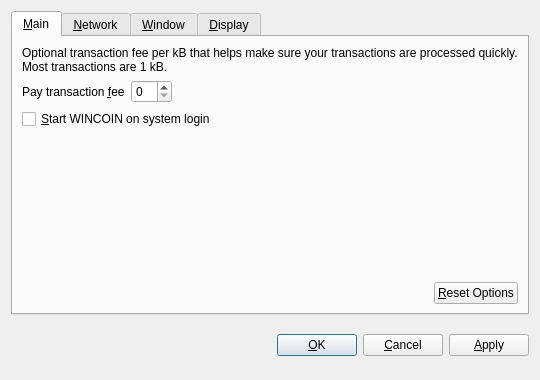
<?xml version="1.0" encoding="UTF-8"?>
<ui version="4.0">
 <class>OptionsDialog</class>
 <widget class="QDialog" name="OptionsDialog">
  <property name="geometry">
   <rect>
    <x>0</x>
    <y>0</y>
    <width>540</width>
    <height>380</height>
   </rect>
  </property>
  <property name="windowTitle">
   <string>Options</string>
  </property>
  <property name="modal">
   <bool>true</bool>
  </property>
  <layout class="QVBoxLayout" name="verticalLayout">
   <item>
    <widget class="QTabWidget" name="tabWidget">
     <property name="tabPosition">
      <enum>QTabWidget::North</enum>
     </property>
     <property name="currentIndex">
      <number>0</number>
     </property>
     <widget class="QWidget" name="tabMain">
      <attribute name="title">
       <string>&amp;Main</string>
      </attribute>
      <layout class="QVBoxLayout" name="verticalLayout_Main">
       <item>
        <widget class="QLabel" name="transactionFeeInfoLabel">
         <property name="text">
          <string>Optional transaction fee per kB that helps make sure your transactions are processed quickly. Most transactions are 1 kB.</string>
         </property>
         <property name="textFormat">
          <enum>Qt::PlainText</enum>
         </property>
         <property name="wordWrap">
          <bool>true</bool>
         </property>
        </widget>
       </item>
       <item>
        <layout class="QHBoxLayout" name="horizontalLayout_1_Main">
         <item>
          <widget class="QLabel" name="transactionFeeLabel">
           <property name="text">
            <string>Pay transaction &amp;fee</string>
           </property>
           <property name="textFormat">
            <enum>Qt::PlainText</enum>
           </property>
           <property name="buddy">
            <cstring>transactionFee</cstring>
           </property>
          </widget>
         </item>
         <item>
          <widget class="BitcoinAmountField" name="transactionFee"/>
         </item>
         <item>
          <spacer name="horizontalSpacer_1_Main">
           <property name="orientation">
            <enum>Qt::Horizontal</enum>
           </property>
           <property name="sizeHint" stdset="0">
            <size>
             <width>40</width>
             <height>20</height>
            </size>
           </property>
          </spacer>
         </item>
        </layout>
       </item>
       <item>
        <widget class="QCheckBox" name="bitcoinAtStartup">
         <property name="toolTip">
          <string>Automatically start WINCOIN after logging in to the system.</string>
         </property>
         <property name="text">
          <string>&amp;Start WINCOIN on system login</string>
         </property>
        </widget>
       </item>
       <item>
        <spacer name="verticalSpacer_Main">
         <property name="orientation">
          <enum>Qt::Vertical</enum>
         </property>
         <property name="sizeHint" stdset="0">
          <size>
           <width>20</width>
           <height>40</height>
          </size>
         </property>
        </spacer>
       </item>
       <item>
        <layout class="QHBoxLayout" name="horizontalLayout_2_Main">
         <item>
          <spacer name="horizontalSpacer_2_Main">
           <property name="orientation">
            <enum>Qt::Horizontal</enum>
           </property>
           <property name="sizeHint" stdset="0">
            <size>
             <width>40</width>
             <height>20</height>
            </size>
           </property>
          </spacer>
         </item>
         <item>
          <widget class="QPushButton" name="resetButton">
           <property name="toolTip">
            <string>Reset all client options to default.</string>
           </property>
           <property name="text">
            <string>&amp;Reset Options</string>
           </property>
           <property name="autoDefault">
            <bool>false</bool>
           </property>
          </widget>
         </item>
        </layout>
       </item>
      </layout>
     </widget>
     <widget class="QWidget" name="tabNetwork">
      <attribute name="title">
       <string>&amp;Network</string>
      </attribute>
      <layout class="QVBoxLayout" name="verticalLayout_Network">
       <item>
        <widget class="QCheckBox" name="mapPortUpnp">
         <property name="toolTip">
          <string>Automatically open the WINCOIN client port on the router. This only works when your router supports UPnP and it is enabled.</string>
         </property>
         <property name="text">
          <string>Map port using &amp;UPnP</string>
         </property>
        </widget>
       </item>
       <item>
        <widget class="QCheckBox" name="connectSocks">
         <property name="toolTip">
          <string>Connect to the WINCOIN network through a SOCKS proxy (e.g. when connecting through Tor).</string>
         </property>
         <property name="text">
          <string>&amp;Connect through SOCKS proxy:</string>
         </property>
        </widget>
       </item>
       <item>
        <layout class="QHBoxLayout" name="horizontalLayout_Network">
         <item>
          <widget class="QLabel" name="proxyIpLabel">
           <property name="text">
            <string>Proxy &amp;IP:</string>
           </property>
           <property name="textFormat">
            <enum>Qt::PlainText</enum>
           </property>
           <property name="buddy">
            <cstring>proxyIp</cstring>
           </property>
          </widget>
         </item>
         <item>
          <widget class="QValidatedLineEdit" name="proxyIp">
           <property name="maximumSize">
            <size>
             <width>140</width>
             <height>16777215</height>
            </size>
           </property>
           <property name="toolTip">
            <string>IP address of the proxy (e.g. 127.0.0.1)</string>
           </property>
          </widget>
         </item>
         <item>
          <widget class="QLabel" name="proxyPortLabel">
           <property name="text">
            <string>&amp;Port:</string>
           </property>
           <property name="textFormat">
            <enum>Qt::PlainText</enum>
           </property>
           <property name="buddy">
            <cstring>proxyPort</cstring>
           </property>
          </widget>
         </item>
         <item>
          <widget class="QLineEdit" name="proxyPort">
           <property name="maximumSize">
            <size>
             <width>55</width>
             <height>16777215</height>
            </size>
           </property>
           <property name="toolTip">
            <string>Port of the proxy (e.g. 9050)</string>
           </property>
          </widget>
         </item>
         <item>
          <widget class="QLabel" name="socksVersionLabel">
           <property name="text">
            <string>SOCKS &amp;Version:</string>
           </property>
           <property name="textFormat">
            <enum>Qt::PlainText</enum>
           </property>
           <property name="buddy">
            <cstring>socksVersion</cstring>
           </property>
          </widget>
         </item>
         <item>
          <widget class="QValueComboBox" name="socksVersion">
           <property name="toolTip">
            <string>SOCKS version of the proxy (e.g. 5)</string>
           </property>
          </widget>
         </item>
         <item>
          <spacer name="horizontalSpacer_Network">
           <property name="orientation">
            <enum>Qt::Horizontal</enum>
           </property>
           <property name="sizeHint" stdset="0">
            <size>
             <width>40</width>
             <height>20</height>
            </size>
           </property>
          </spacer>
         </item>
        </layout>
       </item>
       <item>
        <spacer name="verticalSpacer_Network">
         <property name="orientation">
          <enum>Qt::Vertical</enum>
         </property>
         <property name="sizeHint" stdset="0">
          <size>
           <width>20</width>
           <height>40</height>
          </size>
         </property>
        </spacer>
       </item>
      </layout>
     </widget>
     <widget class="QWidget" name="tabWindow">
      <attribute name="title">
       <string>&amp;Window</string>
      </attribute>
      <layout class="QVBoxLayout" name="verticalLayout_Window">
       <item>
        <widget class="QCheckBox" name="minimizeToTray">
         <property name="toolTip">
          <string>Show only a tray icon after minimizing the window.</string>
         </property>
         <property name="text">
          <string>&amp;Minimize to the tray instead of the taskbar</string>
         </property>
        </widget>
       </item>
       <item>
        <widget class="QCheckBox" name="minimizeOnClose">
         <property name="toolTip">
          <string>Minimize instead of exit the application when the window is closed. When this option is enabled, the application will be closed only after selecting Quit in the menu.</string>
         </property>
         <property name="text">
          <string>M&amp;inimize on close</string>
         </property>
        </widget>
       </item>
       <item>
        <spacer name="verticalSpacer_Window">
         <property name="orientation">
          <enum>Qt::Vertical</enum>
         </property>
         <property name="sizeHint" stdset="0">
          <size>
           <width>20</width>
           <height>40</height>
          </size>
         </property>
        </spacer>
       </item>
      </layout>
     </widget>
     <widget class="QWidget" name="tabDisplay">
      <attribute name="title">
       <string>&amp;Display</string>
      </attribute>
      <layout class="QVBoxLayout" name="verticalLayout_Display">
       <item>
        <layout class="QHBoxLayout" name="horizontalLayout_1_Display">
         <item>
          <widget class="QLabel" name="langLabel">
           <property name="text">
            <string>User Interface &amp;language:</string>
           </property>
           <property name="textFormat">
            <enum>Qt::PlainText</enum>
           </property>
           <property name="buddy">
            <cstring>lang</cstring>
           </property>
          </widget>
         </item>
         <item>
          <widget class="QValueComboBox" name="lang">
           <property name="toolTip">
            <string>The user interface language can be set here. This setting will take effect after restarting WINCOIN.</string>
           </property>
          </widget>
         </item>
        </layout>
       </item>
       <item>
        <layout class="QHBoxLayout" name="horizontalLayout_2_Display">
         <item>
          <widget class="QLabel" name="unitLabel">
           <property name="text">
            <string>&amp;Unit to show amounts in:</string>
           </property>
           <property name="textFormat">
            <enum>Qt::PlainText</enum>
           </property>
           <property name="buddy">
            <cstring>unit</cstring>
           </property>
          </widget>
         </item>
         <item>
          <widget class="QValueComboBox" name="unit">
           <property name="toolTip">
            <string>Choose the default subdivision unit to show in the interface and when sending coins.</string>
           </property>
          </widget>
         </item>
        </layout>
       </item>
       <item>
        <widget class="QCheckBox" name="displayAddresses">
         <property name="toolTip">
          <string>Whether to show WINCOIN addresses in the transaction list or not.</string>
         </property>
         <property name="text">
          <string>&amp;Display addresses in transaction list</string>
         </property>
        </widget>
       </item>
       <item>
        <spacer name="verticalSpacer_Display">
         <property name="orientation">
          <enum>Qt::Vertical</enum>
         </property>
         <property name="sizeHint" stdset="0">
          <size>
           <width>20</width>
           <height>40</height>
          </size>
         </property>
        </spacer>
       </item>
      </layout>
     </widget>
    </widget>
   </item>
   <item>
    <layout class="QHBoxLayout" name="horizontalLayout_Buttons">
     <item>
      <spacer name="horizontalSpacer_1">
       <property name="orientation">
        <enum>Qt::Horizontal</enum>
       </property>
       <property name="sizeHint" stdset="0">
        <size>
         <width>40</width>
         <height>48</height>
        </size>
       </property>
      </spacer>
     </item>
     <item>
      <widget class="QLabel" name="statusLabel">
       <property name="font">
        <font>
         <weight>75</weight>
         <bold>true</bold>
        </font>
       </property>
       <property name="text">
        <string/>
       </property>
       <property name="textFormat">
        <enum>Qt::PlainText</enum>
       </property>
       <property name="wordWrap">
        <bool>true</bool>
       </property>
      </widget>
     </item>
     <item>
      <spacer name="horizontalSpacer_2">
       <property name="orientation">
        <enum>Qt::Horizontal</enum>
       </property>
       <property name="sizeHint" stdset="0">
        <size>
         <width>40</width>
         <height>48</height>
        </size>
       </property>
      </spacer>
     </item>
     <item>
      <widget class="QPushButton" name="okButton">
       <property name="text">
        <string>&amp;OK</string>
       </property>
      </widget>
     </item>
     <item>
      <widget class="QPushButton" name="cancelButton">
       <property name="text">
        <string>&amp;Cancel</string>
       </property>
       <property name="autoDefault">
        <bool>false</bool>
       </property>
      </widget>
     </item>
     <item>
      <widget class="QPushButton" name="applyButton">
       <property name="text">
        <string>&amp;Apply</string>
       </property>
       <property name="autoDefault">
        <bool>false</bool>
       </property>
      </widget>
     </item>
    </layout>
   </item>
  </layout>
 </widget>
 <customwidgets>
  <customwidget>
   <class>BitcoinAmountField</class>
   <extends>QSpinBox</extends>
   <header>bitcoinamountfield.h</header>
  </customwidget>
  <customwidget>
   <class>QValueComboBox</class>
   <extends>QComboBox</extends>
   <header>qvaluecombobox.h</header>
  </customwidget>
  <customwidget>
   <class>QValidatedLineEdit</class>
   <extends>QLineEdit</extends>
   <header>qvalidatedlineedit.h</header>
  </customwidget>
 </customwidgets>
 <resources/>
 <connections/>
</ui>
